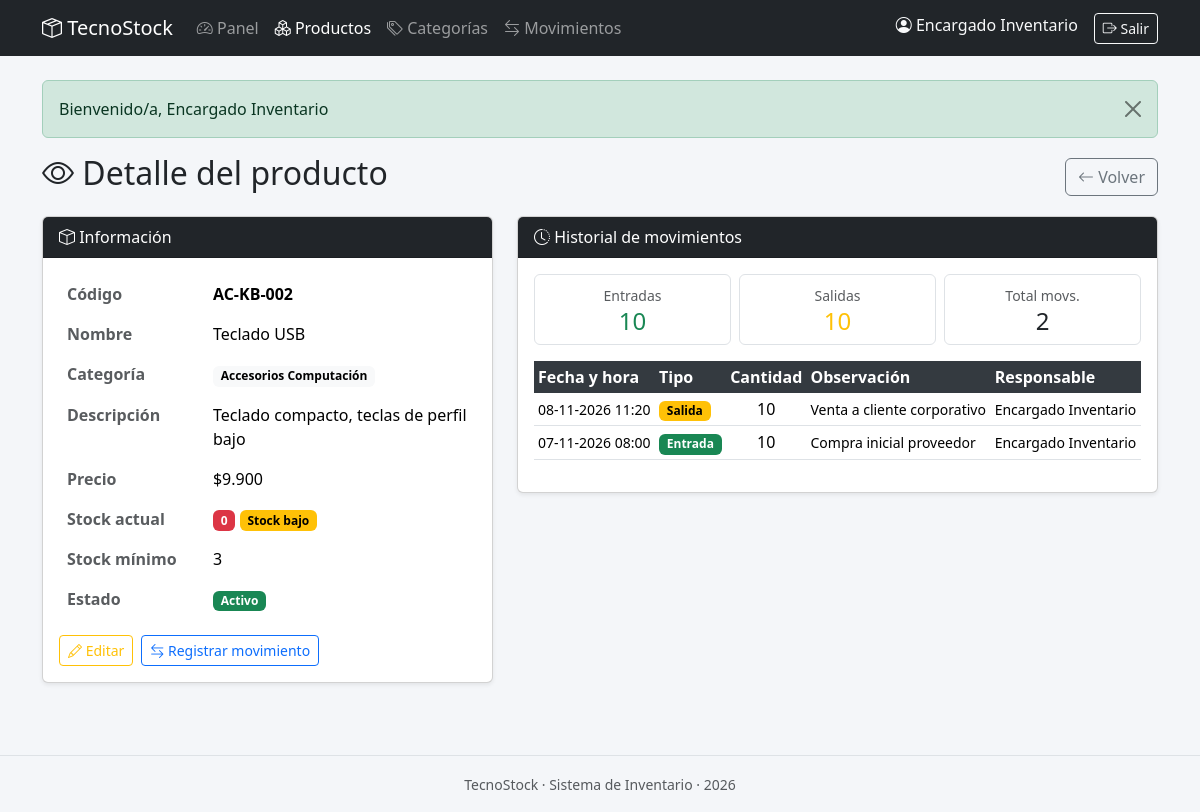
The app's page /productos/mostrar.php?id=9 (signed in) with its own data.
### tables this page shows
CREATE TABLE producto (
    id_producto   INT AUTO_INCREMENT PRIMARY KEY,
    codigo        VARCHAR(40) NOT NULL UNIQUE,
    nombre        VARCHAR(120) NOT NULL,
    descripcion   TEXT DEFAULT NULL,
    precio        DECIMAL(10, 2) NOT NULL DEFAULT 0,
    stock_actual  INT NOT NULL DEFAULT 0,
    stock_minimo  INT NOT NULL DEFAULT 0,
    estado        TINYINT(1) NOT NULL DEFAULT 1,
    id_categoria  INT NOT NULL,
    CONSTRAINT fk_producto_categoria
        FOREIGN KEY (id_categoria) REFERENCES categoria(id_categoria) ON DELETE RESTRICT,
    CONSTRAINT chk_precio_positivo
        CHECK (precio >= 0),
    CONSTRAINT chk_stock_actual_positivo
        CHECK (stock_actual >= 0),
    CONSTRAINT chk_stock_minimo_positivo
        CHECK (stock_minimo >= 0)
);

CREATE TABLE categoria (
    id_categoria  INT AUTO_INCREMENT PRIMARY KEY,
    nombre        VARCHAR(80) NOT NULL,
    descripcion   VARCHAR(255) DEFAULT NULL,
    estado        TINYINT(1) NOT NULL DEFAULT 1
);

CREATE TABLE movimiento (
    id_movimiento  INT AUTO_INCREMENT PRIMARY KEY,
    fecha_hora     DATETIME NOT NULL DEFAULT CURRENT_TIMESTAMP,
    tipo           ENUM('entrada', 'salida') NOT NULL,
    cantidad        INT NOT NULL,
    observacion     VARCHAR(255) DEFAULT NULL,
    id_producto    INT NOT NULL,
    id_usuario     INT NOT NULL,
    CONSTRAINT fk_mov_producto
        FOREIGN KEY (id_producto) REFERENCES producto(id_producto) ON DELETE RESTRICT,
    CONSTRAINT fk_mov_usuario
        FOREIGN KEY (id_usuario) REFERENCES usuario(id_usuario) ON DELETE RESTRICT,
    CONSTRAINT chk_cantidad_positiva
        CHECK (cantidad > 0)
);

CREATE TABLE usuario (
    id_usuario  INT AUTO_INCREMENT PRIMARY KEY,
    nombre      VARCHAR(100) NOT NULL,
    correo      VARCHAR(150) NOT NULL UNIQUE,
    clave       VARCHAR(255) NOT NULL,
    estado      TINYINT(1) NOT NULL DEFAULT 1
);

### includes/functions.php (called while the page is built, shortened)
<?php
function e(string $valor): string
{
    return htmlspecialchars($valor, ENT_QUOTES, 'UTF-8');
}
function formatoPrecio(float $valor): string
{
    return '$' . number_format($valor, 0, ',', '.');
}
function formatoFecha(string $fechaHora): string
{
    $ts = strtotime($fechaHora);
    return date('d-m-Y H:i', $ts);
}

### productos/mostrar.php (the view, shortened to what this page needs)
<?php
require_once __DIR__ . '/../includes/functions.php';
$pdo = getConexion();
$id = (int)($_GET['id'] ?? 0);
$stmt = $pdo->prepare(
    'SELECT p.*, c.nombre AS categoria_nombre
     FROM producto p
     JOIN categoria c ON p.id_categoria = c.id_categoria
     WHERE p.id_producto = ?'
);
$stmt->execute([$id]);
$producto = $stmt->fetch();
$stmt = $pdo->prepare(
    'SELECT m.*, u.nombre AS usuario_nombre
     FROM movimiento m
     JOIN usuario u ON m.id_usuario = u.id_usuario
     WHERE m.id_producto = ?
     ORDER BY m.fecha_hora DESC'
);
$stmt->execute([$id]);
$movimientos = $stmt->fetchAll();
$entradas = 0;
$salidas  = 0;
foreach ($movimientos as $m) {
    if ($m['tipo'] === 'entrada') $entradas += $m['cantidad'];
    else $salidas += $m['cantidad'];
}
include __DIR__ . '/../includes/header.php';
?>
<div class="d-flex justify-content-between align-items-center mb-3">
    <h2><i class="bi bi-eye"></i> Detalle del producto</h2>
    <a href="index.php" class="btn btn-outline-secondary">
        <i class="bi bi-arrow-left"></i> Volver
    </a>
</div>
<div class="row g-4">
    <div class="col-md-5">
        <div class="card shadow-sm">
            <div class="card-header bg-dark text-white">
                <i class="bi bi-box"></i> Información
            </div>
            <div class="card-body">
                <table class="table table-borderless mb-0">
                    <tr>
                        <th class="text-muted" style="width:35%">Código</th>
                        <td><strong><?= e($producto['codigo']) ?></strong></td>
                    </tr>
                    <tr>
                        <th class="text-muted">Nombre</th>
                        <td><?= e($producto['nombre']) ?></td>
                    </tr>
                    <tr>
                        <th class="text-muted">Categoría</th>
                        <td><span class="badge text-bg-light"><?= e($producto['categoria_nombre']) ?></span></td>
                    </tr>
                    <tr>
                        <th class="text-muted">Descripción</th>
                        <td><?= e($producto['descripcion'] ?: '—') ?></td>
                    </tr>
                    <tr>
                        <th class="text-muted">Precio</th>
                        <td><?= formatoPrecio((float)$producto['precio']) ?></td>
                    </tr>
                    <tr>
                        <th class="text-muted">Stock actual</th>
                        <td>
                            <?php if ($producto['stock_actual'] < $producto['stock_minimo']): ?>
                            <span class="badge badge-stock-bajo"><?= $producto['stock_actual'] ?></span>
                            <span class="badge text-bg-warning">Stock bajo</span>
                            <?php else: ?>
                            <?= $producto['stock_actual'] ?>
                            <?php endif; ?>
                        </td>
                    </tr>
                    <tr>
                        <th class="text-muted">Stock mínimo</th>
                        <td><?= $producto['stock_minimo'] ?></td>
                    </tr>
                    <tr>
                        <th class="text-muted">Estado</th>
                        <td>
                            <?php if ($producto['estado'] == 1): ?>
                            <span class="badge badge-activo">Activo</span>
                            <?php else: ?>
                            <span class="badge badge-inactivo">Inactivo</span>
                            <?php endif; ?>
                        </td>
                    </tr>
                </table>
                <div class="d-flex gap-2 mt-3">
                    <a href="editar.php?id=<?= $id ?>" class="btn btn-sm btn-outline-warning">
                        <i class="bi bi-pencil"></i> Editar
                    </a>
                    <a href="../movimientos/registrar.php?id_producto=<?= $id ?>" class="btn btn-sm btn-outline-primary">
                        <i class="bi bi-arrow-left-right"></i> Registrar movimiento
                    </a>
                </div>
            </div>
        </div>
    </div>
    <div class="col-md-7">
        <div class="card shadow-sm">
            <div class="card-header bg-dark text-white">
                <i class="bi bi-clock-history"></i> Historial de movimientos
            </div>
            <div class="card-body">
                <div class="row g-2 mb-3">
                    <div class="col-4">
                        <div class="text-center p-2 border rounded">
                            <small class="text-muted">Entradas</small>
                            <h4 class="text-success mb-0"><?= $entradas ?></h4>
                        </div>
                    </div>
                    <div class="col-4">
                        <div class="text-center p-2 border rounded">
                            <small class="text-muted">Salidas</small>
                            <h4 class="text-warning mb-0"><?= $salidas ?></h4>
                        </div>
                    </div>
                    <div class="col-4">
                        <div class="text-center p-2 border rounded">
                            <small class="text-muted">Total movs.</small>
                            <h4 class="mb-0"><?= count($movimientos) ?></h4>
                        </div>
                    </div>
                </div>
                <?php if (empty($movimientos)): ?>
                <p class="text-muted text-center py-4">
                    <i class="bi bi-inbox fs-1 d-block mb-2"></i>
                    Este producto no tiene movimientos registrados.
                </p>
                <?php else: ?>
                <div class="table-responsive">
                    <table class="table table-hover table-sm align-middle">
                        <thead>
                            <tr>
                                <th>Fecha y hora</th>
                                <th>Tipo</th>
                                <th class="text-center">Cantidad</th>
                                <th>Observación</th>
                                <th>Responsable</th>
                            </tr>
                        </thead>
                        <tbody>
                            <?php foreach ($movimientos as $m): ?>
                            <tr>
                                <td><small><?= formatoFecha($m['fecha_hora']) ?></small></td>
                                <td>
                                    <?php if ($m['tipo'] === 'entrada'): ?>
                                    <span class="badge text-bg-success">Entrada</span>
                                    <?php else: ?>
                                    <span class="badge text-bg-warning">Salida</span>
                                    <?php endif; ?>
                                </td>
                                <td class="text-center"><?= $m['cantidad'] ?></td>
                                <td><small><?= e($m['observacion'] ?: '—') ?></small></td>
                                <td><small><?= e($m['usuario_nombre']) ?></small></td>
                            </tr>
                            <?php endforeach; ?>
                        </tbody>
                    </table>
                </div>
                <?php endif; ?>
            </div>
        </div>
    </div>
</div>
<?php include __DIR__ . '/../includes/footer.php'; ?>

### assets/css/style.css (style rules this page uses)
body { background-color: #f4f6f9; }
.badge-stock-bajo { background-color: #dc3545; color: #fff; }
.badge-activo { background-color: #198754; color: #fff; }
.table thead th { background-color: #343a40; color: #fff; border: none; }

### records on screen
producto: codigo "AC-KB-002", nombre "Teclado USB", id_categoria.nombre "Accesorios Computación", descripcion "Teclado compacto, teclas de perfil bajo", precio "$9.900", stock_actual "0", stock_minimo "3"
movimiento: fecha_hora "08-11-2026 11:20", tipo "Salida", cantidad "10", observacion "Venta a cliente corporativo", id_usuario.nombre "Encargado Inventario"
movimiento: fecha_hora "07-11-2026 08:00", tipo "Entrada", cantidad "10", observacion "Compra inicial proveedor", id_usuario.nombre "Encargado Inventario"

### other values on screen
nombreUsuario() "Encargado Inventario"
$flash['mensaje'] "Bienvenido/a, Encargado Inventario"
$entradas "10"
$salidas "10"
count($movimientos) "2"
